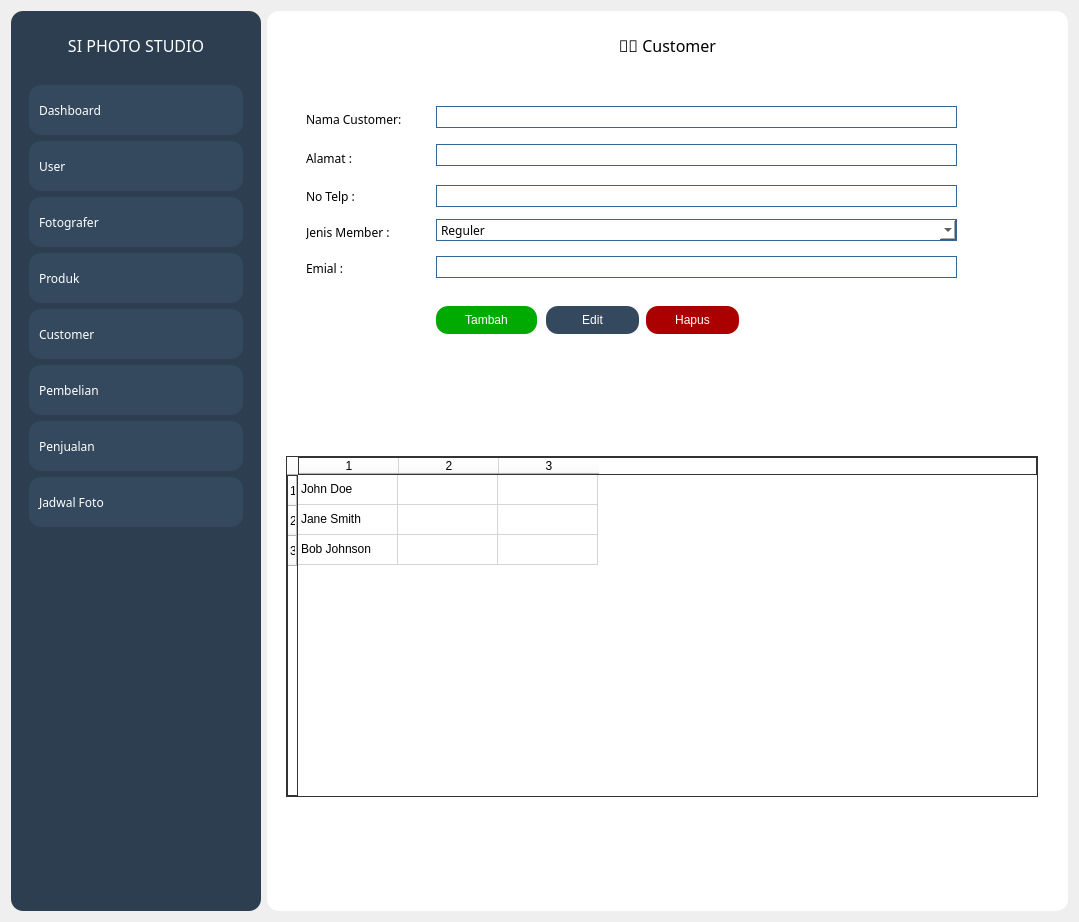
<?xml version="1.0" encoding="UTF-8"?>
<ui version="4.0">
 <class>Form</class>
 <widget class="QWidget" name="Form">
  <property name="geometry">
   <rect>
    <x>0</x>
    <y>0</y>
    <width>1079</width>
    <height>922</height>
   </rect>
  </property>
  <property name="windowTitle">
   <string>Form</string>
  </property>
  <layout class="QHBoxLayout" name="horizontalLayout">
   <item>
    <widget class="QFrame" name="frame">
     <property name="minimumSize">
      <size>
       <width>250</width>
       <height>0</height>
      </size>
     </property>
     <property name="maximumSize">
      <size>
       <width>200</width>
       <height>16777215</height>
      </size>
     </property>
     <property name="styleSheet">
      <string notr="true">background-color: rgb(44, 62, 80);
border-radius: 12px;</string>
     </property>
     <property name="frameShape">
      <enum>QFrame::StyledPanel</enum>
     </property>
     <property name="frameShadow">
      <enum>QFrame::Raised</enum>
     </property>
     <layout class="QVBoxLayout" name="verticalLayout_2">
      <item>
       <widget class="QFrame" name="frame_5">
        <property name="minimumSize">
         <size>
          <width>0</width>
          <height>50</height>
         </size>
        </property>
        <property name="maximumSize">
         <size>
          <width>16777215</width>
          <height>50</height>
         </size>
        </property>
        <property name="frameShape">
         <enum>QFrame::StyledPanel</enum>
        </property>
        <property name="frameShadow">
         <enum>QFrame::Raised</enum>
        </property>
        <layout class="QHBoxLayout" name="horizontalLayout_3">
         <item>
          <widget class="QLabel" name="label_2">
           <property name="font">
            <font>
             <family>Poppins Black</family>
             <pointsize>12</pointsize>
            </font>
           </property>
           <property name="styleSheet">
            <string notr="true">color: rgb(255, 255, 255);</string>
           </property>
           <property name="text">
            <string>SI PHOTO STUDIO</string>
           </property>
           <property name="alignment">
            <set>Qt::AlignCenter</set>
           </property>
          </widget>
         </item>
        </layout>
       </widget>
      </item>
      <item>
       <widget class="QFrame" name="frame_6">
        <property name="frameShape">
         <enum>QFrame::StyledPanel</enum>
        </property>
        <property name="frameShadow">
         <enum>QFrame::Raised</enum>
        </property>
        <layout class="QVBoxLayout" name="verticalLayout_3">
         <item>
          <widget class="QPushButton" name="pushButton">
           <property name="minimumSize">
            <size>
             <width>50</width>
             <height>50</height>
            </size>
           </property>
           <property name="font">
            <font>
             <family>Poppins Black</family>
            </font>
           </property>
           <property name="layoutDirection">
            <enum>Qt::LeftToRight</enum>
           </property>
           <property name="styleSheet">
            <string notr="true">QPushButton {
color: rgb(255, 255, 255);
background-color: rgb(52, 73, 94);
text-align: left;
padding-left: 10px;
border-radius: 12px;
}

QPushButton:hover {
    background-color: #3498DB;
}</string>
           </property>
           <property name="text">
            <string>Dashboard</string>
           </property>
          </widget>
         </item>
         <item>
          <widget class="QPushButton" name="pushButton_2">
           <property name="minimumSize">
            <size>
             <width>50</width>
             <height>50</height>
            </size>
           </property>
           <property name="font">
            <font>
             <family>Poppins Black</family>
            </font>
           </property>
           <property name="layoutDirection">
            <enum>Qt::LeftToRight</enum>
           </property>
           <property name="styleSheet">
            <string notr="true">QPushButton {
color: rgb(255, 255, 255);
background-color: rgb(52, 73, 94);
text-align: left;
padding-left: 10px;
border-radius: 12px;
}

QPushButton:hover {
    background-color: #3498DB;
}</string>
           </property>
           <property name="text">
            <string>User</string>
           </property>
          </widget>
         </item>
         <item>
          <widget class="QPushButton" name="pushButton_11">
           <property name="minimumSize">
            <size>
             <width>50</width>
             <height>50</height>
            </size>
           </property>
           <property name="font">
            <font>
             <family>Poppins Black</family>
            </font>
           </property>
           <property name="layoutDirection">
            <enum>Qt::LeftToRight</enum>
           </property>
           <property name="styleSheet">
            <string notr="true">QPushButton {
color: rgb(255, 255, 255);
background-color: rgb(52, 73, 94);
text-align: left;
padding-left: 10px;
border-radius: 12px;
}

QPushButton:hover {
    background-color: #3498DB;
}</string>
           </property>
           <property name="text">
            <string>Fotografer</string>
           </property>
          </widget>
         </item>
         <item>
          <widget class="QPushButton" name="pushButton_3">
           <property name="minimumSize">
            <size>
             <width>50</width>
             <height>50</height>
            </size>
           </property>
           <property name="font">
            <font>
             <family>Poppins Black</family>
            </font>
           </property>
           <property name="layoutDirection">
            <enum>Qt::LeftToRight</enum>
           </property>
           <property name="styleSheet">
            <string notr="true">QPushButton {
color: rgb(255, 255, 255);
background-color: rgb(52, 73, 94);
text-align: left;
padding-left: 10px;
border-radius: 12px;
}

QPushButton:hover {
    background-color: #3498DB;
}</string>
           </property>
           <property name="text">
            <string>Produk</string>
           </property>
          </widget>
         </item>
         <item>
          <widget class="QPushButton" name="pushButton_4">
           <property name="minimumSize">
            <size>
             <width>50</width>
             <height>50</height>
            </size>
           </property>
           <property name="font">
            <font>
             <family>Poppins Black</family>
            </font>
           </property>
           <property name="layoutDirection">
            <enum>Qt::LeftToRight</enum>
           </property>
           <property name="styleSheet">
            <string notr="true">QPushButton {
color: rgb(255, 255, 255);
background-color: rgb(52, 73, 94);
text-align: left;
padding-left: 10px;
border-radius: 12px;
}

QPushButton:hover {
    background-color: #3498DB;
}</string>
           </property>
           <property name="text">
            <string>Customer</string>
           </property>
          </widget>
         </item>
         <item>
          <widget class="QPushButton" name="pushButton_10">
           <property name="minimumSize">
            <size>
             <width>50</width>
             <height>50</height>
            </size>
           </property>
           <property name="font">
            <font>
             <family>Poppins Black</family>
            </font>
           </property>
           <property name="layoutDirection">
            <enum>Qt::LeftToRight</enum>
           </property>
           <property name="styleSheet">
            <string notr="true">QPushButton {
color: rgb(255, 255, 255);
background-color: rgb(52, 73, 94);
text-align: left;
padding-left: 10px;
border-radius: 12px;
}

QPushButton:hover {
    background-color: #3498DB;
}</string>
           </property>
           <property name="text">
            <string>Pembelian</string>
           </property>
          </widget>
         </item>
         <item>
          <widget class="QPushButton" name="pushButton_5">
           <property name="minimumSize">
            <size>
             <width>50</width>
             <height>50</height>
            </size>
           </property>
           <property name="font">
            <font>
             <family>Poppins Black</family>
            </font>
           </property>
           <property name="layoutDirection">
            <enum>Qt::LeftToRight</enum>
           </property>
           <property name="styleSheet">
            <string notr="true">QPushButton {
color: rgb(255, 255, 255);
background-color: rgb(52, 73, 94);
text-align: left;
padding-left: 10px;
border-radius: 12px;
}

QPushButton:hover {
    background-color: #3498DB;
}</string>
           </property>
           <property name="text">
            <string>Penjualan</string>
           </property>
          </widget>
         </item>
         <item>
          <widget class="QPushButton" name="pushButton_9">
           <property name="minimumSize">
            <size>
             <width>50</width>
             <height>50</height>
            </size>
           </property>
           <property name="font">
            <font>
             <family>Poppins Black</family>
            </font>
           </property>
           <property name="layoutDirection">
            <enum>Qt::LeftToRight</enum>
           </property>
           <property name="styleSheet">
            <string notr="true">QPushButton {
color: rgb(255, 255, 255);
background-color: rgb(52, 73, 94);
text-align: left;
padding-left: 10px;
border-radius: 12px;
}

QPushButton:hover {
    background-color: #3498DB;
}</string>
           </property>
           <property name="text">
            <string>Jadwal Foto</string>
           </property>
          </widget>
         </item>
        </layout>
       </widget>
      </item>
      <item>
       <spacer name="verticalSpacer">
        <property name="orientation">
         <enum>Qt::Vertical</enum>
        </property>
        <property name="sizeHint" stdset="0">
         <size>
          <width>20</width>
          <height>340</height>
         </size>
        </property>
       </spacer>
      </item>
     </layout>
    </widget>
   </item>
   <item>
    <widget class="QFrame" name="frame_2">
     <property name="minimumSize">
      <size>
       <width>800</width>
       <height>900</height>
      </size>
     </property>
     <property name="styleSheet">
      <string notr="true">background-color: rgb(255, 255, 255);
border-radius: 12px;</string>
     </property>
     <property name="frameShape">
      <enum>QFrame::StyledPanel</enum>
     </property>
     <property name="frameShadow">
      <enum>QFrame::Raised</enum>
     </property>
     <layout class="QVBoxLayout" name="verticalLayout">
      <item>
       <widget class="QFrame" name="frame_3">
        <property name="minimumSize">
         <size>
          <width>0</width>
          <height>50</height>
         </size>
        </property>
        <property name="maximumSize">
         <size>
          <width>16777215</width>
          <height>50</height>
         </size>
        </property>
        <property name="frameShape">
         <enum>QFrame::StyledPanel</enum>
        </property>
        <property name="frameShadow">
         <enum>QFrame::Raised</enum>
        </property>
        <layout class="QHBoxLayout" name="horizontalLayout_2">
         <item>
          <widget class="QLabel" name="label">
           <property name="font">
            <font>
             <family>Poppins Black</family>
             <pointsize>12</pointsize>
            </font>
           </property>
           <property name="text">
            <string>🧑‍💼 Customer</string>
           </property>
           <property name="alignment">
            <set>Qt::AlignCenter</set>
           </property>
          </widget>
         </item>
        </layout>
       </widget>
      </item>
      <item>
       <widget class="QFrame" name="frame_4">
        <property name="styleSheet">
         <string>QPushButton {
color: rgb(255, 255, 255);
background-color: rgb(52, 73, 94);
text-align: center;
border-radius: 12px;
}

QPushButton:hover {
    background-color: #3498DB;
}</string>
        </property>
        <property name="frameShape">
         <enum>QFrame::StyledPanel</enum>
        </property>
        <property name="frameShadow">
         <enum>QFrame::Raised</enum>
        </property>
        <widget class="QTableWidget" name="tableWidget">
         <property name="geometry">
          <rect>
           <x>10</x>
           <y>380</y>
           <width>752</width>
           <height>341</height>
          </rect>
         </property>
         <property name="styleSheet">
          <string notr="true">border: 1px solid #333;
border-radius: 0px;
</string>
         </property>
         <property name="rowCount">
          <number>3</number>
         </property>
         <property name="columnCount">
          <number>3</number>
         </property>
         <row/>
         <row/>
         <row/>
         <column/>
         <column/>
         <column/>
         <item row="0" column="0">
          <property name="text">
           <string>John Doe</string>
          </property>
         </item>
         <item row="0" column="1">
          <property name="text">
           <string/>
          </property>
         </item>
         <item row="1" column="0">
          <property name="text">
           <string>Jane Smith</string>
          </property>
         </item>
         <item row="2" column="0">
          <property name="text">
           <string>Bob Johnson</string>
          </property>
         </item>
        </widget>
        <widget class="QLabel" name="label_3">
         <property name="geometry">
          <rect>
           <x>30</x>
           <y>35</y>
           <width>121</width>
           <height>16</height>
          </rect>
         </property>
         <property name="font">
          <font>
           <family>Poppins SemiBold</family>
          </font>
         </property>
         <property name="text">
          <string>Nama Customer:</string>
         </property>
        </widget>
        <widget class="QLabel" name="label_4">
         <property name="geometry">
          <rect>
           <x>30</x>
           <y>74</y>
           <width>81</width>
           <height>16</height>
          </rect>
         </property>
         <property name="font">
          <font>
           <family>Poppins SemiBold</family>
          </font>
         </property>
         <property name="text">
          <string>Alamat : </string>
         </property>
        </widget>
        <widget class="QLabel" name="label_5">
         <property name="geometry">
          <rect>
           <x>30</x>
           <y>112</y>
           <width>81</width>
           <height>16</height>
          </rect>
         </property>
         <property name="font">
          <font>
           <family>Poppins SemiBold</family>
          </font>
         </property>
         <property name="text">
          <string>No Telp :</string>
         </property>
        </widget>
        <widget class="QLabel" name="label_6">
         <property name="geometry">
          <rect>
           <x>30</x>
           <y>148</y>
           <width>111</width>
           <height>16</height>
          </rect>
         </property>
         <property name="font">
          <font>
           <family>Poppins SemiBold</family>
          </font>
         </property>
         <property name="text">
          <string>Jenis Member : </string>
         </property>
        </widget>
        <widget class="QLabel" name="label_7">
         <property name="geometry">
          <rect>
           <x>30</x>
           <y>184</y>
           <width>71</width>
           <height>16</height>
          </rect>
         </property>
         <property name="font">
          <font>
           <family>Poppins SemiBold</family>
          </font>
         </property>
         <property name="text">
          <string>Emial : </string>
         </property>
        </widget>
        <widget class="QLineEdit" name="lineEdit">
         <property name="geometry">
          <rect>
           <x>160</x>
           <y>30</y>
           <width>521</width>
           <height>22</height>
          </rect>
         </property>
         <property name="font">
          <font>
           <family>Poppins SemiBold</family>
          </font>
         </property>
         <property name="styleSheet">
          <string notr="true">border: 1px solid #336699;
</string>
         </property>
        </widget>
        <widget class="QLineEdit" name="lineEdit_2">
         <property name="geometry">
          <rect>
           <x>160</x>
           <y>68</y>
           <width>521</width>
           <height>22</height>
          </rect>
         </property>
         <property name="font">
          <font>
           <family>Poppins SemiBold</family>
          </font>
         </property>
         <property name="styleSheet">
          <string notr="true">border: 1px solid #336699;
</string>
         </property>
        </widget>
        <widget class="QLineEdit" name="lineEdit_4">
         <property name="geometry">
          <rect>
           <x>160</x>
           <y>180</y>
           <width>521</width>
           <height>22</height>
          </rect>
         </property>
         <property name="font">
          <font>
           <family>Poppins SemiBold</family>
          </font>
         </property>
         <property name="styleSheet">
          <string notr="true">border: 1px solid #336699;
</string>
         </property>
        </widget>
        <widget class="QLineEdit" name="lineEdit_6">
         <property name="geometry">
          <rect>
           <x>160</x>
           <y>109</y>
           <width>521</width>
           <height>22</height>
          </rect>
         </property>
         <property name="font">
          <font>
           <family>Poppins SemiBold</family>
          </font>
         </property>
         <property name="styleSheet">
          <string notr="true">border: 1px solid #336699;
</string>
         </property>
        </widget>
        <widget class="QComboBox" name="comboBox">
         <property name="geometry">
          <rect>
           <x>160</x>
           <y>143</y>
           <width>521</width>
           <height>22</height>
          </rect>
         </property>
         <property name="font">
          <font>
           <family>Poppins SemiBold</family>
          </font>
         </property>
         <property name="styleSheet">
          <string notr="true">border: 1px solid #336699;
</string>
         </property>
         <item>
          <property name="text">
           <string>Reguler</string>
          </property>
         </item>
         <item>
          <property name="text">
           <string>VIP</string>
          </property>
         </item>
        </widget>
        <widget class="QPushButton" name="pushButton_6">
         <property name="geometry">
          <rect>
           <x>160</x>
           <y>230</y>
           <width>101</width>
           <height>28</height>
          </rect>
         </property>
         <property name="accessibleDescription">
          <string/>
         </property>
         <property name="layoutDirection">
          <enum>Qt::LeftToRight</enum>
         </property>
         <property name="styleSheet">
          <string notr="true">QPushButton {
color: rgb(255, 255, 255);
background-color: rgb(0, 170, 0);
text-align: center;
border-radius: 12px;
}

QPushButton:hover {
background-color: rgb(170, 255, 127);	
}</string>
         </property>
         <property name="text">
          <string>Tambah</string>
         </property>
        </widget>
        <widget class="QPushButton" name="pushButton_7">
         <property name="geometry">
          <rect>
           <x>270</x>
           <y>230</y>
           <width>93</width>
           <height>28</height>
          </rect>
         </property>
         <property name="styleSheet">
          <string notr="true">QPushButton {
color: rgb(255, 255, 255);
background-color: rgb(52, 73, 94);
text-align: center;
border-radius: 12px;
}

QPushButton:hover {
    background-color: #3498DB;
}</string>
         </property>
         <property name="text">
          <string>Edit</string>
         </property>
        </widget>
        <widget class="QPushButton" name="pushButton_8">
         <property name="geometry">
          <rect>
           <x>370</x>
           <y>230</y>
           <width>93</width>
           <height>28</height>
          </rect>
         </property>
         <property name="styleSheet">
          <string notr="true">QPushButton {
color: rgb(255, 255, 255);
background-color: rgb(170, 0, 0);
text-align: center;
border-radius: 12px;
}

QPushButton:hover {
background-color: rgb(255, 0, 0);
}</string>
         </property>
         <property name="text">
          <string>Hapus</string>
         </property>
        </widget>
        <zorder>label_7</zorder>
        <zorder>label_3</zorder>
        <zorder>label_5</zorder>
        <zorder>label_6</zorder>
        <zorder>label_4</zorder>
        <zorder>tableWidget</zorder>
        <zorder>lineEdit</zorder>
        <zorder>lineEdit_2</zorder>
        <zorder>lineEdit_4</zorder>
        <zorder>lineEdit_6</zorder>
        <zorder>comboBox</zorder>
        <zorder>pushButton_6</zorder>
        <zorder>pushButton_7</zorder>
        <zorder>pushButton_8</zorder>
       </widget>
      </item>
     </layout>
    </widget>
   </item>
  </layout>
 </widget>
 <resources/>
 <connections/>
</ui>
